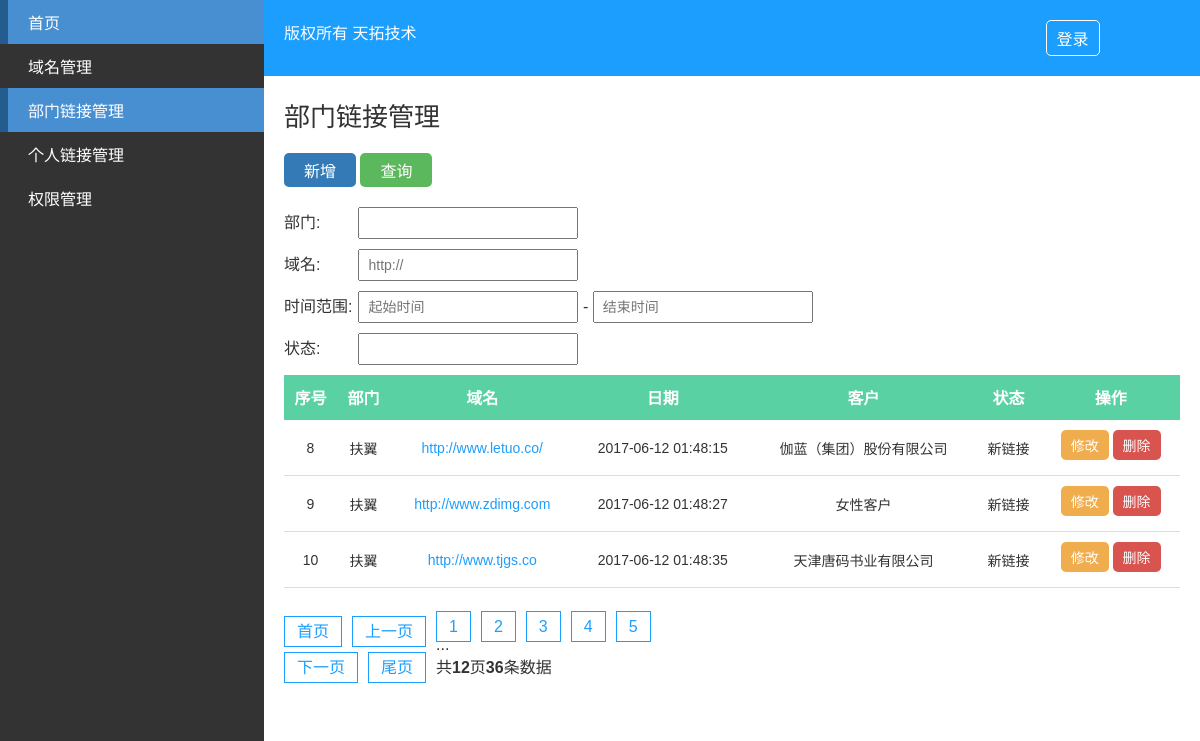
The page /dp-links.php?page=3 on the database its author committed.
### tables this page shows
CREATE TABLE `section_link` (
  `id` int(11) unsigned NOT NULL AUTO_INCREMENT,
  `section` varchar(64) NOT NULL,
  `domain` varchar(64) DEFAULT NULL,
  `time` int(11) DEFAULT NULL,
  `costomer` varchar(128) DEFAULT NULL,
  `state` varchar(32) DEFAULT NULL,
  `status` tinyint(1) NOT NULL DEFAULT '1' COMMENT '是否显示',
  PRIMARY KEY (`id`)
);

### library/PDO_class.php (called while the page is built, shortened)
<?php
require_once COMMON_PATH . "common.php";
class server
{
	private $server;
	public function __construct($config = array())
	{
		if(empty($config)) {
			$config = [
				'host'     => DB_HOST,
				'dbname'   => DB_NAME,
				'username' => DB_USER,
				'password' => DB_PSW,
			];
		}
		$this->server = new PDO("mysql:host=$config[host];dbname=$config[dbname];charset=utf8", $config['username'], $config['password']);
		$this->server->query("set names utf8");
	}
	function select($table, $where = '', $join = '', $desc = '', $limit = '', $search_felid = '')
	{
		$ifwhere    = '';
		$order      = '';
		$desc_limit = '';
		if (! empty($limit)) {
			$desc_limit = "limit {$limit}";
		}
		if(empty($search_felid)) $search_felid = '*';
		$Model = $this->server->prepare("SELECT {$search_felid} FROM {$table} {$join} {$ifwhere} {$order} {$desc_limit}");
		$Model->execute();
		$m_data = $Model->fetchAll(2);
			return $m_data;
	}
	public function total($table, $where='') {
		try {
			$ifwhere    = '';
			$result = $this->server->query("SELECT COUNT(*) AS total FROM {$table} {$ifwhere}");
			if($result) {
				foreach ($result as $v) {
		    		$total = $v['total'];
		  		}
			}
	  		return $total ? (int)$total : 0;
  		} catch (PDOException $e) {
	      exit($e->getMessage());
	    }
	}
}
?>

### common/common.php (called while the page is built, shortened)
<?php
	function get_search_url() {
		$url_get = '';
		foreach ($_GET as $key => $value) {
			if($key == 'page') continue;
			$url_get .= '&'. $key . '=' . $value;
		}
		return $url_get;
	}

### dp-links.php (the view, shortened to what this page needs)
<?php
require_once CLASS_PATH  . "PDO_class.php";
require_once COMMON_PATH . "common.php";
require_once CLASS_PATH  . 'page_class.php';
$pdo = new server();
$where = '';
if ($_GET) {
	$where = $where ? rtrim($where, ' AND') : '';
}
$count    = $pdo->total('section_link', $where);
$now_page = intval($_GET['page']) ? intval($_GET['page']) : 1;
$offset   = PAGE_NUM * ($now_page - 1);
$arrData =  $pdo->select('section_link', $where, '', '', "$offset," . PAGE_NUM);
?>
<!DOCTYPE html>
<html lang="en">
<head>
	<link rel="stylesheet" type="text/css" href="css/font/iconfont.css">
	<link rel="stylesheet" type="text/css" href="css/main.css">
</head>
<body>
	<div class="container clear">
		<?php require ('sidebar.php');?>
		<div class="container-right">
			<?php require ('header.php');?>
			<div class="main">
				<h2>部门链接管理</h2>
				<div class="operate">
					<a href="#" class="btn add">新增</a>
					<a href="javascript:document.search.submit()" class="btn search">查询</a>
				</div>
				<form action="#" method="GET" name="search">
					<div class="entry">
						<label>部门:</label>
						<input type="text" name="section" placeholder="">
					</div>
					<div class="entry">
						<label>域名:</label>
						<input type="text" name="domain" placeholder="http://">
					</div>
					<div class="entry">
						<label>时间范围:</label>
						<input type="text" name="start_time" placeholder="起始时间" onClick="WdatePicker()"> -
						<input type="text" name="end_time" placeholder="结束时间" onClick="WdatePicker()">
					</div>
					<div class="entry">
						<label>状态:</label>
						<input type="text" name="state" placeholder="">
					</div>
				</form>
				<div class="table">
					<table>
						<thead>
							<tr>
								<th>序号</th>
								<th>部门</th>
								<th>域名</th>
								<th>日期</th>
								<th>客户</th>
								<th>状态</th>
								<th>操作</th>
							</tr>
						</thead>
						<tbody>
						<?php if ($arrData): ?>
							<?php foreach ($arrData as $key => $value): ?>
								<tr>
									<td><?php echo $value['id'] ?></td>
									<td><?php echo $value['section'] ?></td>
									<td><a href="<?php echo $value['domain'] ?>" class="domainLink"><?php echo $value['domain'] ?></a></td>
									<td><?php echo date('Y-m-d H:i:s', $value['time']) ?></td>
									<td><?php echo $value['costomer'] ?></td>
									<td><?php echo $value['state'] ?></td>
									<td>
										<a href="#" class="btn modify" onclick="modify(<?php echo $value['id'] ?>)">修改</a>
										<a href="#" class="btn delete" onclick="delete_by_id(<?php echo $value['id'] ?>, 'seclink')">删除</a>
									</td>
								</tr>
							<?php endforeach ?>
						<?php endif ?>
						</tbody>
					</table>
					<div class="paginate">
						<ul class="clear">
							<?php if ($count > PAGE_NUM){
								$objPage  = new page($count, PAGE_NUM, $now_page, '?page={page}' . get_search_url());
								echo $objPage->myde_write();
							} ?>
						</ul>
					</div>
				</div>
			</div>
		</div>
	</div>
</body>
</html>

### css/main.css (style rules this page uses)
* { padding: 0; margin: 0; }
body { font-family: '微软雅黑', Arial, 'sans-serif' }
a:hover, a:link, a:visited, a:active { text-decoration: none; color: #fff; }
h2 { font-size: 26px; font-weight: lighter; padding-bottom: 20px; }
input { height: 28px; font-family: '微软雅黑', Arial, 'sans-serif'; font-size: 14px; line-height: 28px; padding: 0 8px; min-width: 200px; }
.clear { content: ''; display: table; clear: both; }
.btn { display: inline-block; padding: 5px 10px; background: #1c9efe; color: #fff; border-radius: 5px; transition: all .5s; -webkit-transition: all .5s; -o-transition: all .5s; }
.btn.add { background: #337ab7; }
.btn.modify { background: #f0ad4e; margin-bottom: 5px; }
.btn.search { background: #5cb85c; }
.btn.delete { background: #d9534f; }
.container { width: 100%; }
.container-right { position: relative; float: right; width: 78%; background: #fff; color: #333; }
.main { padding: 20px; }
table { width: 100%; border-collapse: collapse; }
table thead { background: #59d1a3; color: #fff; }
table tbody tr { transition: all .5s; -webkit-transition: all .5s; -o-transition: all .5s; }
table td, table th { padding: 10px 5px; text-align: center; }
table td { border-bottom: 1px solid #ddd; font-size: 14px; word-wrap:break-word; }
table td a.domainLink:link, table td a.domainLink:visited, table td a.domainLink:active { color: #1c9efe; display: inline-block; max-width: 180px; }
table th { border-bottom: 1px solid #59d1a3; }
.operate { padding-bottom: 20px; }
.operate a { display: inline-block; padding: 5px 20px; }
form .entry { padding-bottom: 10px; }
form .entry label { display: inline-block; min-width: 70px; }
.paginate { margin: 30px 0 15px; }

### rows shown on the page
section_link: id "8", section "扶翼", domain "http://www.letuo.co/", time "2017-06-12 01:48:15", costomer "伽蓝（集团）股份有限公司", state "新链接"
section_link: id "9", section "扶翼", domain "http://www.zdimg.com", time "2017-06-12 01:48:27", costomer "女性客户", state "新链接"
section_link: id "10", section "扶翼", domain "http://www.tjgs.co", time "2017-06-12 01:48:35", costomer "天津唐码书业有限公司", state "新链接"

### other values the page prints
$this->myde_page_count "12"
$this->myde_total "36"
